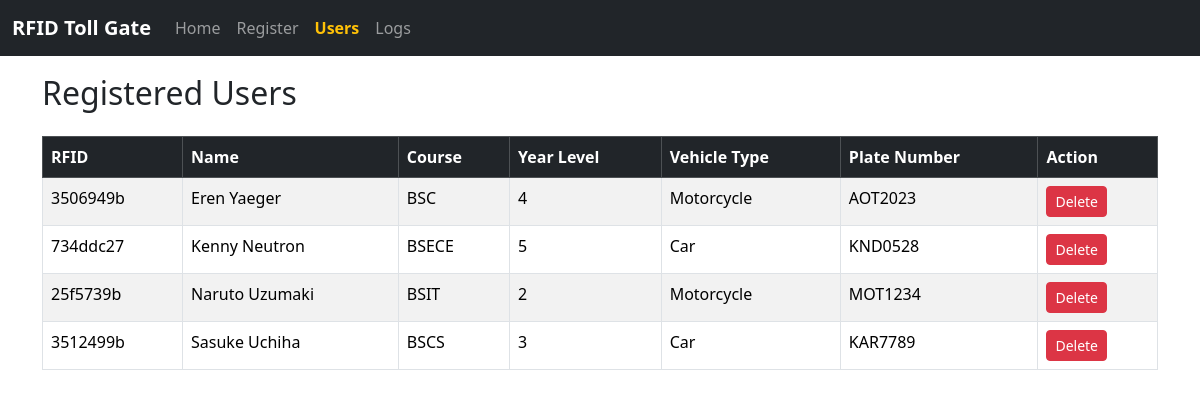
/users, run on an earlier commit of the app's database.
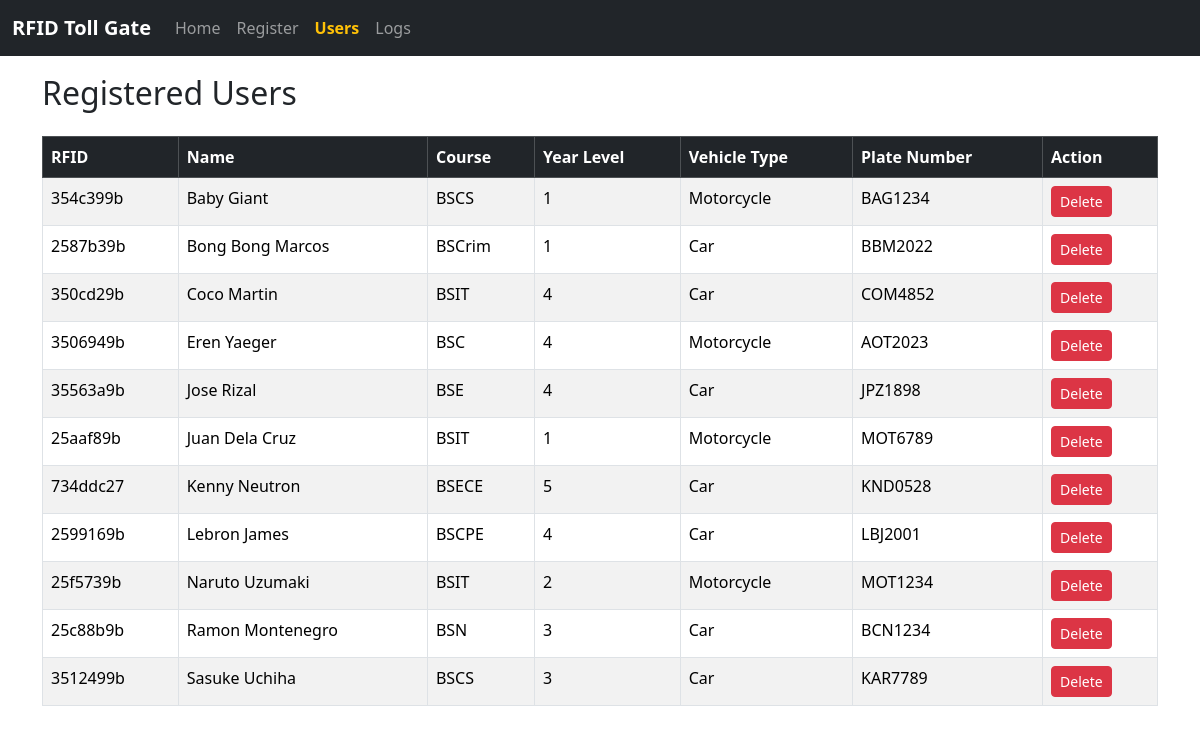
And on a later commit of the database.
### tables this page shows
CREATE TABLE users (
        rfid TEXT PRIMARY KEY,
        name TEXT NOT NULL,
        course TEXT,
        year_level TEXT,
        vehicle_type TEXT,
        plate_number TEXT
    );

### main.py (the view)
@app.route('/users')
def users():
    conn = sqlite3.connect('rfid_gate.db')
    c = conn.cursor()
    c.execute('''
        SELECT rfid, name, course, year_level, vehicle_type, plate_number
        FROM users ORDER BY name
    ''')
    user_list = c.fetchall()
    conn.close()
    return render_template('users.html', users=user_list)

### templates/users.html
{% extends "base.html" %}
{% block content %}
<div class="container mt-4">
  <h2 class="mb-4">Registered Users</h2>
  {% if users %}
  <div class="table-responsive">
    <table class="table table-striped table-bordered">
      <thead class="table-dark">
        <tr>
          <th>RFID</th>
          <th>Name</th>
          <th>Course</th>
          <th>Year Level</th>
          <th>Vehicle Type</th>
          <th>Plate Number</th>
          <th>Action</th>
        </tr>
      </thead>
      <tbody>
        {% for user in users %}
        <tr>
          <td>{{ user[0] }}</td>
          <td>{{ user[1] }}</td>
          <td>{{ user[2] }}</td>
          <td>{{ user[3] }}</td>
          <td>{{ user[4] }}</td>
          <td>{{ user[5] }}</td>
          <td>
            <form method="POST" action="/delete_user/{{ user[0] }}" onsubmit="return confirm('Are you sure you want to delete this user?');">
              <button type="submit" class="btn btn-sm btn-danger">Delete</button>
            </form>
          </td>
        </tr>
        {% endfor %}
      </tbody>
    </table>
  </div>
  {% else %}
    <p>No users registered yet.</p>
  {% endif %}
</div>
{% endblock %}

### templates/base.html (shortened to what this page needs)
<!DOCTYPE html>
<html lang="en">
<head>
  <link href="https://cdn.jsdelivr.net/npm/bootstrap@5.3.2/dist/css/bootstrap.min.css" rel="stylesheet">
</head>
<body>
<nav class="navbar navbar-expand-lg navbar-dark bg-dark fixed-top">
  <div class="container-fluid">
    <a class="navbar-brand" href="/">RFID Toll Gate</a>
    <div class="collapse navbar-collapse">
      <ul class="navbar-nav me-auto mb-2 mb-lg-0">
        <li class="nav-item">
          <a class="nav-link {% if request.path == '/' %}active text-warning fw-bold{% endif %}" href="/">Home</a>
        </li>
        <li class="nav-item">
          <a class="nav-link {% if request.path.startswith('/register') %}active text-warning fw-bold{% endif %}" href="/register">Register</a>
        </li>
        <li class="nav-item">
          <a class="nav-link {% if request.path == '/users' %}active text-warning fw-bold{% endif %}" href="/users">Users</a>
        </li>
        <li class="nav-item">
          <a class="nav-link {% if request.path.startswith('/logs') %}active text-warning fw-bold{% endif %}" href="/logs">Logs</a>
        </li>
      </ul>
    </div>
  </div>
</nav>
  <div id="page-wrapper">
    {% block content %}{% endblock %}
  </div>
</body>
</html>

### templates/base.html (style rules this page uses)
body { padding-top: 50px; }
.navbar-brand { font-weight: bold; }

What changed in the data, as far as the page shows it:
added users: rfid "354c399b", name "Baby Giant", course "BSCS", year_level "1", vehicle_type "Motorcycle", plate_number "BAG1234"
added users: rfid "2587b39b", name "Bong Bong Marcos", course "BSCrim", year_level "1", vehicle_type "Car", plate_number "BBM2022"
added users: rfid "350cd29b", name "Coco Martin", course "BSIT", year_level "4", vehicle_type "Car", plate_number "COM4852"
added users: rfid "35563a9b", name "Jose Rizal", course "BSE", year_level "4", vehicle_type "Car", plate_number "JPZ1898"
added users: rfid "25aaf89b", name "Juan Dela Cruz", course "BSIT", year_level "1", vehicle_type "Motorcycle", plate_number "MOT6789"
added users: rfid "2599169b", name "Lebron James", course "BSCPE", year_level "4", vehicle_type "Car", plate_number "LBJ2001"
added users: rfid "25c88b9b", name "Ramon Montenegro", course "BSN", year_level "3", vehicle_type "Car", plate_number "BCN1234"
